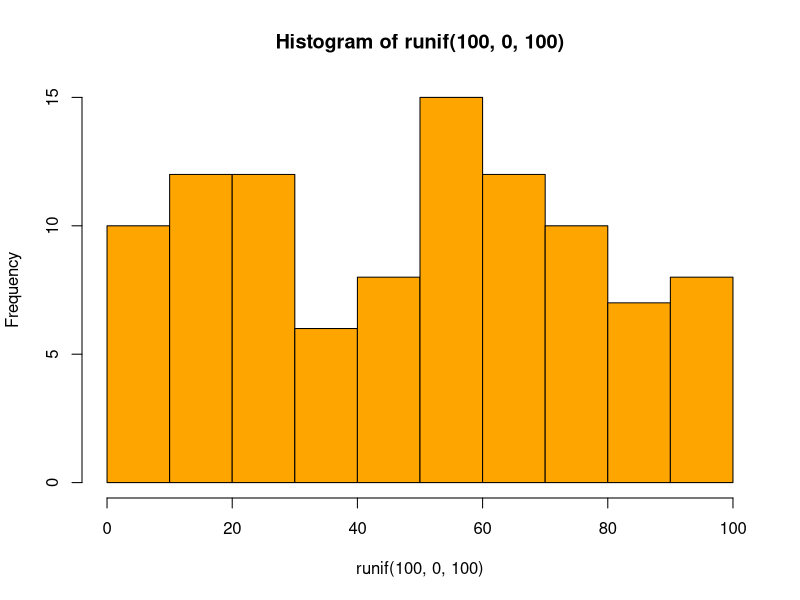
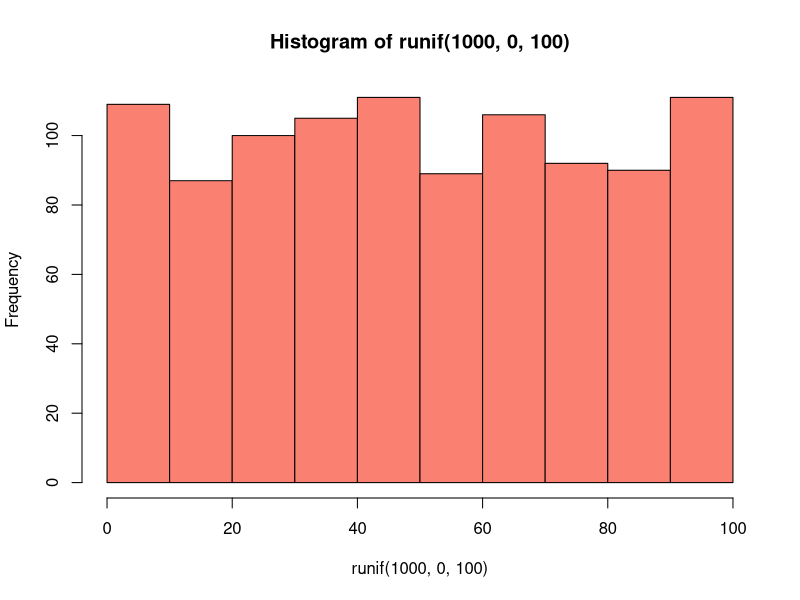
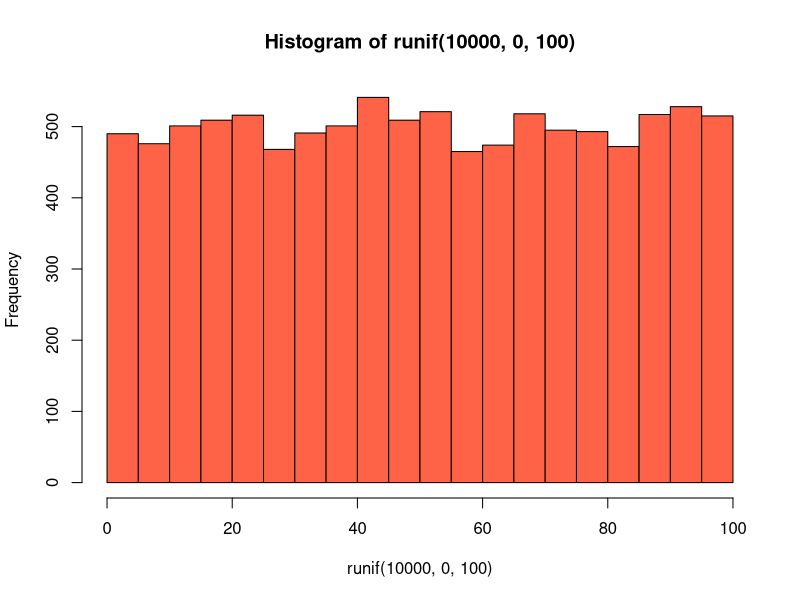
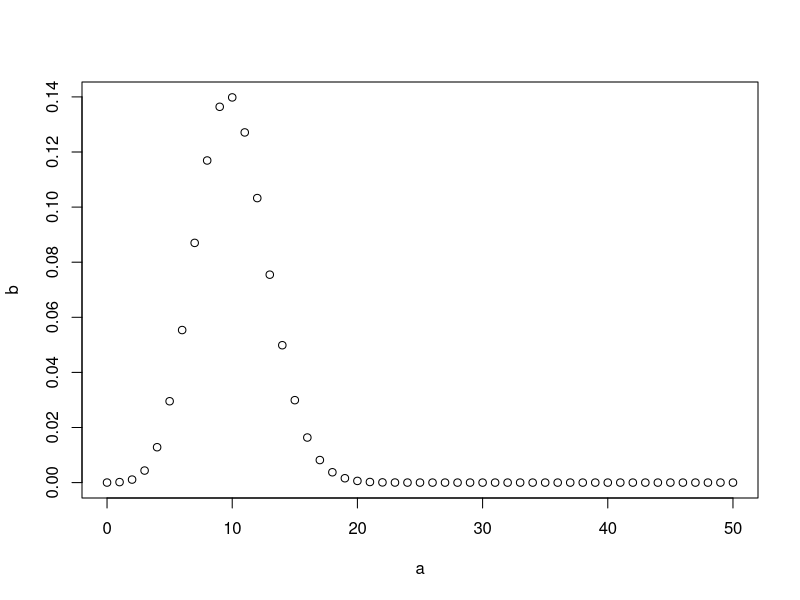
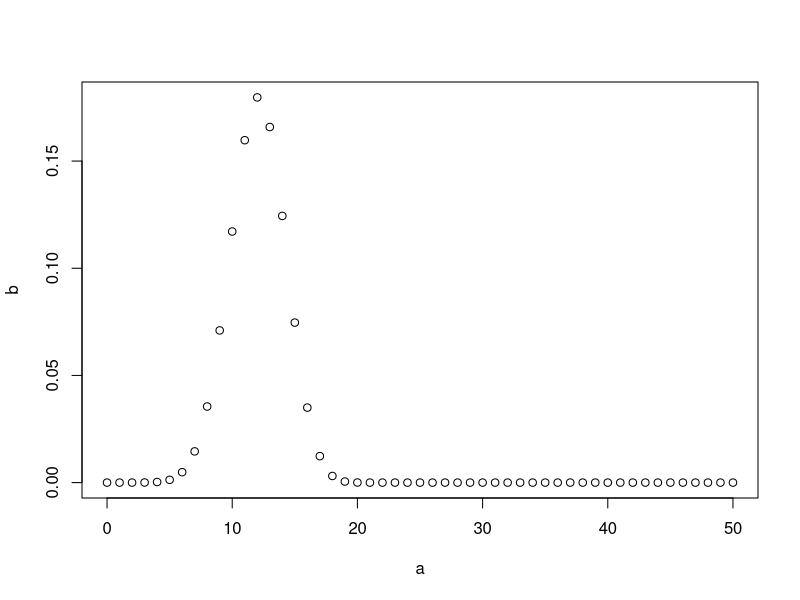
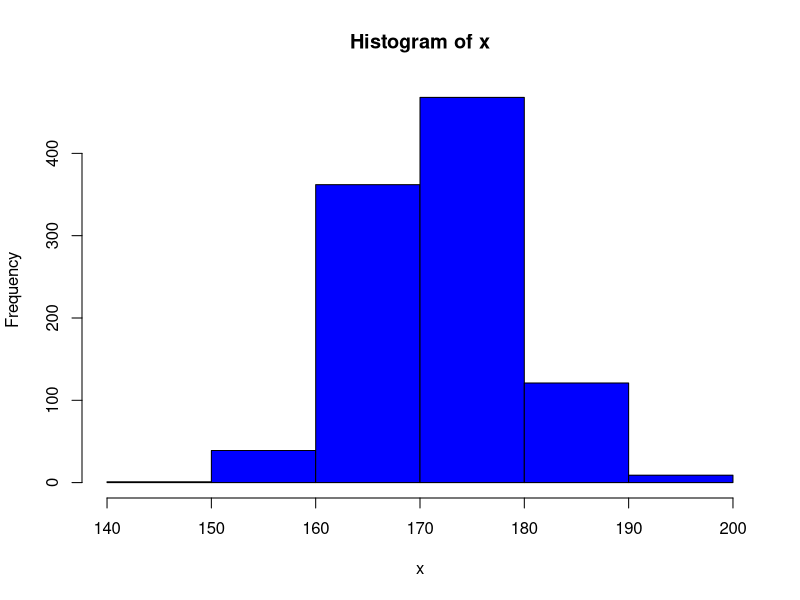

Write the R code that produced these figures, in order.
# 대수의 법칙----------------------------------------------
?rbinom

x<-rbinom(10,1,0.5)
sum(x)/10
mean(x)


x<-rbinom(100,1,0.5)
sum(x)/100
mean(x)


x<-rbinom(1000,1,0.5)
sum(x)/1000
mean(x)


x<-rbinom(10000,1,0.5)
sum(x)/10000
mean(x)

#sample() : 몬테크롤러
#비복원추출
sample(1:10,3)
#sample(1:2,10)  비복원추출 에러뜸
# 그래서 하는게 아래방법
#--->복원추출
nums<-sample(1:2,10, replace = T)
nums

# 확률지정
nums<-sample(1:2,10, replace = T,prob=c(0.8,0.2))
nums


# 난수생성 함수
runif(1)
runif(10, min=1, max=10)


# 확률 변수의 기댓값
x<-c(0,1,2)
px<-c(1/4,2/4,1/4)


#
dbinom(7,10,prob=0.5)

#균일분포
hist(runif(100,0,100), col='orange')
hist(runif(1000,0,100), col='salmon')
hist(runif(10000,0,100), col='tomato')

# 이항분포
#x가 이항분포 B(10,0.2)일 경우, P[X=2]의 확률값은 dbnom(2,10,0.2)

a<-seq(0,50,by=1)

b<-dbinom(a,50,0.2)

plot(a,b)

b<-dbinom(a,20,0.6)
plot(a,b)


# 이항분포의 누적확률값
#pbinom()함수 : 이항분포의 누적확률값

pbinom(3,10,0.2)

dbinom(0,10,0.2)


# 정규분포 : normal distribution---------------------------------
set.seed(2022)
x<-rnorm(n=1000, mean=172,sd=7)
hist(x,col='blue',breaks=7)


# 중심에 데이터가 집중되어있고 좌우는 작은 데이터가 아주 작은
# 종 형태의 분포
# => 규격화 => 표준정규분포 : 평균 0, 표준편차 1
# 키 평균 : 172, 표준편차 : 10
n=1000
data<-rnorm(n,mean=172, sd=10)
data

mean(data)
sd(data)
